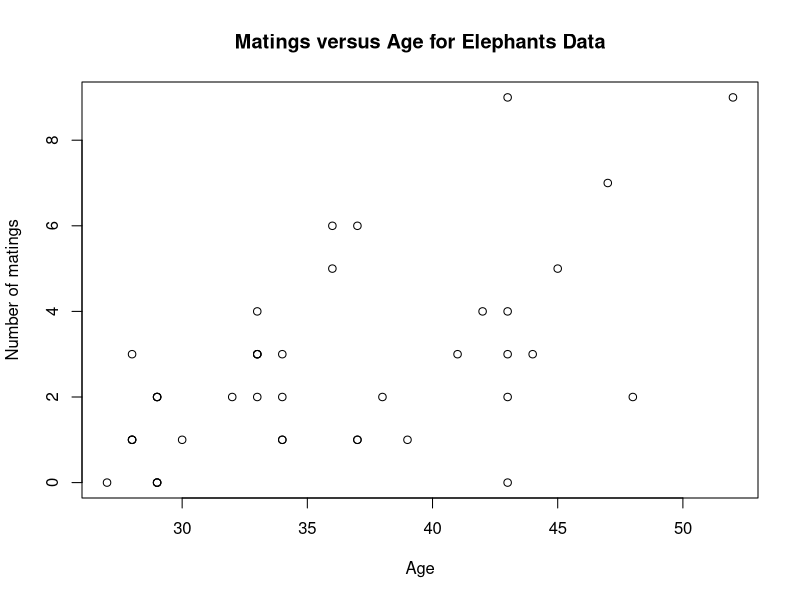
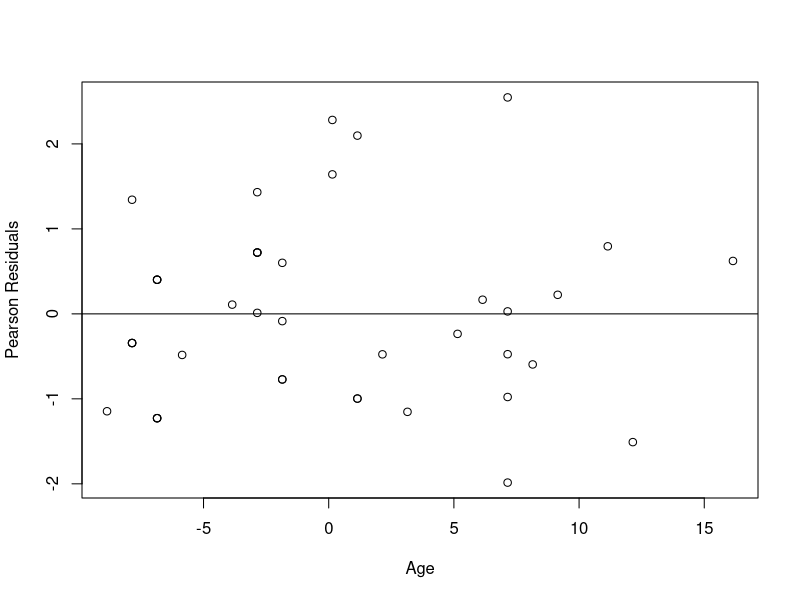

Recreate these plots in R, in order.
## ---- chunk 1
#Poisson regression for elephant mating data (Case 22.01 in The Statisticsl Sleuth, 2nd edition)

elephants = read.csv("elephants.csv", header = T)
## ---- chunk 2
#make names lower case for ease of typing
names(elephants) = c("age", "matings")

plot(y=elephants$matings, x = elephants$age, xlab = "Age", ylab="Number of matings", main = "Matings versus Age for Elephants Data")

elephants$agec = elephants$age - mean(elephants$age)

elephreg = glm(matings~agec, data = elephants, family = "poisson")

summary(elephreg)
## ---- chunk 3
confint.default(elephreg)
## ---- chunk 4
#diagnostics
elephregresid = resid(elephreg, type = "pearson")

plot(y=elephregresid, x=elephants$agec, xlab = "Age", ylab = "Pearson Residuals")
abline(0,0)
## ---- chunk 5
#maybe, maybe, maybe a hint of quadratic trend.  let's try to fit quadratic term for age.

elephants$agec2 = elephants$agec^2

elephreg2 = glm(matings~agec + agec2, data = elephants, family = "poisson")

summary(elephreg)
## ---- chunk 6
#test if quadratic effect is useful by change of deviance test.
anova(elephreg, elephreg2, test = "Chisq")

#quadratic term not a useful predictor.  drop it to simplify model.
## ---- chunk 7
#residual plot looks pretty good, so let's go with this model.

#interpretation of age coefficient: multiplicative change in expected count when increasing X by one year

exp(.069)
exp(confint.default(elephreg))
